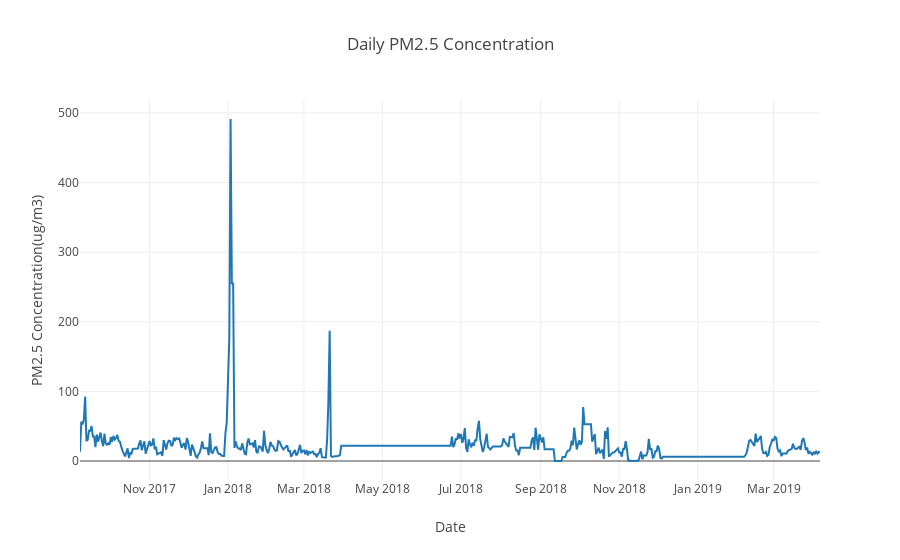

Notebook source saved alongside this figure:
### Code cell
average_daily_pm25 = go.Scatter(x=daily_average_airquality_data_concentrations['PM2.5(Ug/m3)'].dropna().index,
                         y = daily_average_airquality_data_concentrations['PM2.5(Ug/m3)'].dropna().values,
                         #mode='lines+markers',
                         #marker = dict(color=list(map(SetColor, y_average)), size = 17),
                         name='Average Daily PM2.5 Concentration'
                         #hoverinfo = 'text',
                         #text=[f'PM2.5 Concentration: {x:.2f} ug/m3' for x in daily_average_airquality_data_concentrations['PM2.5(Ug/m3)']]
                 )

layout = go.Layout(title='Daily PM2.5 Concentration', xaxis=dict(title='Date'),
                   yaxis=dict(title='PM2.5 Concentration(ug/m3)'))

fig = go.Figure(data=[average_daily_pm25], layout=layout)
iplot(fig)
pio.write_image(fig, os.path.join(filepath , 'daily_average_pm25_concentration_trend.png'))

### Figure 1 — Plotly figure (JSON) as saved in the notebook; plotly's stock layout.template omitted (floating-point values rounded to 4 significant figures; data arrays with more than 128 entries replaced by an {"elided": "..."} marker saying what was removed)
{"data": [{"name": "Average Daily PM2.5 Concentration", "type": "scatter", "uid": "fa57e711-9d92-4633-bc1d-2ea69239caa9", "x": {"elided": "576 str values"}, "y": {"elided": "576 float values"}}], "layout": {"title": {"text": "Daily PM2.5 Concentration"}, "xaxis": {"title": {"text": "Date"}}, "yaxis": {"title": {"text": "PM2.5 Concentration(ug/m3)"}}}}
